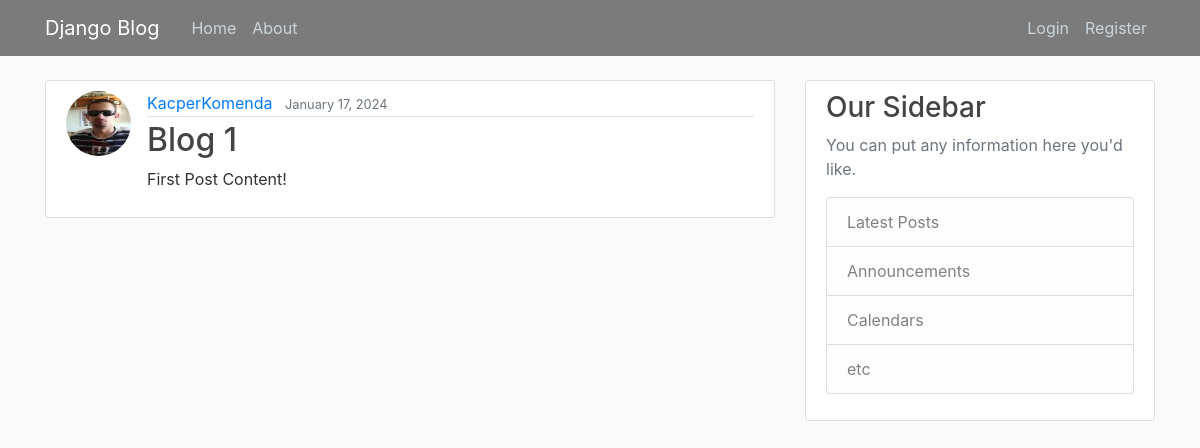
The app's page /post/1/ with its own data.
### main/models.py (models this page shows, shortened)
class Post(models.Model):
    title = models.CharField(max_length = 100)
    content = models.TextField()
    date_posted = models.DateTimeField(default = timezone.now)
    author = models.ForeignKey(User, on_delete=models.CASCADE) #Jeśli user usunięty, to post też

### users/models.py (models this page shows, shortened)
class Profile(models.Model):
    user = models.OneToOneField(User, on_delete=models.CASCADE) #CASCADE - jeśli user usunięty, usuń posty, nie na odwrót
    image = models.ImageField(default='default.jpg', upload_to='profile_pics')

### main/views.py (the view)
# urls.py: path('post/<int:pk>/', PostDetailView.as_view(), name="post-detail"),
class PostDetailView(DetailView):
    model = Post

### main/templates/main/post_detail.html
{% extends "main/base.html" %}
{% block content %}
    <article class="media content-section">
        <img class ="rounded-circle article-img" src="{{ object.author.profile.image.url }}">
        <div class="media-body">
            <div class="article-metadata">
                <a class="mr-2" href="{% url 'user-posts' object.author.username %}">{{ object.author }}</a>
                <small class="text-muted">{{ object.date_posted|date:"F d, Y" }}</small>
            </div>
            <h2 class="article-title" href="#">{{ object.title }}</h2>
            <p class="article-content">{{ object.content }}</p>
        </div>
    </article>
{% endblock content %}

### main/static/main/main.css (style rules this page uses)
body { background: #fafafa; color: #333333; margin-top: 5rem; }
h1, h2, h3, h4, h5, h6 { color: #444444; }
.content-section { background: #ffffff; padding: 10px 20px; border: 1px solid #dddddd; border-radius: 3px; margin-bottom: 20px; }
.article-title { color: #444444; }
.article-content { white-space: pre-line; }
.article-img { height: 65px; width: 65px; margin-right: 16px; }
.article-metadata { padding-bottom: 1px; margin-bottom: 4px; border-bottom: 1px solid #e3e3e3 }

### records on screen
Post: author.profile.image (picture), author "KacperKomenda", date_posted "January 17, 2024", title "Blog 1", content "First Post Content!"
